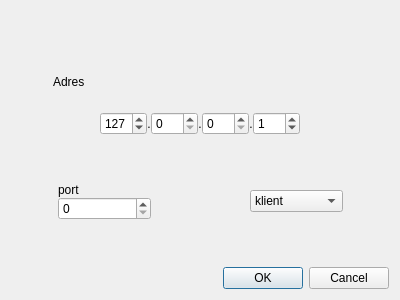
<?xml version="1.0" encoding="UTF-8"?>
<ui version="4.0">
 <class>DialogConnection</class>
 <widget class="QDialog" name="DialogConnection">
  <property name="geometry">
   <rect>
    <x>0</x>
    <y>0</y>
    <width>400</width>
    <height>300</height>
   </rect>
  </property>
  <property name="windowTitle">
   <string>Dialog</string>
  </property>
  <layout class="QVBoxLayout" name="verticalLayout_3" stretch="1,2,1,2,1,2">
   <item>
    <spacer name="verticalSpacer">
     <property name="orientation">
      <enum>Qt::Orientation::Vertical</enum>
     </property>
     <property name="sizeHint" stdset="0">
      <size>
       <width>20</width>
       <height>40</height>
      </size>
     </property>
    </spacer>
   </item>
   <item>
    <layout class="QVBoxLayout" name="verticalLayout">
     <property name="spacing">
      <number>0</number>
     </property>
     <item>
      <layout class="QHBoxLayout" name="horizontalLayout_3" stretch="1,8">
       <item>
        <spacer name="horizontalSpacer_4">
         <property name="orientation">
          <enum>Qt::Orientation::Horizontal</enum>
         </property>
         <property name="sizeHint" stdset="0">
          <size>
           <width>40</width>
           <height>20</height>
          </size>
         </property>
        </spacer>
       </item>
       <item>
        <widget class="QLabel" name="label_4">
         <property name="text">
          <string>Adres</string>
         </property>
        </widget>
       </item>
      </layout>
     </item>
     <item>
      <layout class="QHBoxLayout" name="horizontalLayout" stretch="0,0,0,0,0,0,0,0,0">
       <item>
        <spacer name="horizontalSpacer_2">
         <property name="orientation">
          <enum>Qt::Orientation::Horizontal</enum>
         </property>
         <property name="sizeHint" stdset="0">
          <size>
           <width>40</width>
           <height>20</height>
          </size>
         </property>
        </spacer>
       </item>
       <item>
        <widget class="QSpinBox" name="adres1">
         <property name="minimum">
          <number>1</number>
         </property>
         <property name="maximum">
          <number>255</number>
         </property>
         <property name="value">
          <number>127</number>
         </property>
        </widget>
       </item>
       <item>
        <widget class="QLabel" name="label">
         <property name="text">
          <string>.</string>
         </property>
         <property name="alignment">
          <set>Qt::AlignmentFlag::AlignCenter</set>
         </property>
        </widget>
       </item>
       <item>
        <widget class="QSpinBox" name="adres2">
         <property name="maximum">
          <number>255</number>
         </property>
        </widget>
       </item>
       <item>
        <widget class="QLabel" name="label_2">
         <property name="text">
          <string>.</string>
         </property>
         <property name="alignment">
          <set>Qt::AlignmentFlag::AlignCenter</set>
         </property>
        </widget>
       </item>
       <item>
        <widget class="QSpinBox" name="adres3">
         <property name="maximum">
          <number>255</number>
         </property>
        </widget>
       </item>
       <item>
        <widget class="QLabel" name="label_3">
         <property name="text">
          <string>.</string>
         </property>
         <property name="alignment">
          <set>Qt::AlignmentFlag::AlignCenter</set>
         </property>
        </widget>
       </item>
       <item>
        <widget class="QSpinBox" name="adres4">
         <property name="maximum">
          <number>255</number>
         </property>
         <property name="value">
          <number>1</number>
         </property>
        </widget>
       </item>
       <item>
        <spacer name="horizontalSpacer_3">
         <property name="orientation">
          <enum>Qt::Orientation::Horizontal</enum>
         </property>
         <property name="sizeHint" stdset="0">
          <size>
           <width>40</width>
           <height>20</height>
          </size>
         </property>
        </spacer>
       </item>
      </layout>
     </item>
    </layout>
   </item>
   <item>
    <spacer name="verticalSpacer_2">
     <property name="orientation">
      <enum>Qt::Orientation::Vertical</enum>
     </property>
     <property name="sizeHint" stdset="0">
      <size>
       <width>20</width>
       <height>40</height>
      </size>
     </property>
    </spacer>
   </item>
   <item>
    <layout class="QHBoxLayout" name="horizontalLayout_2" stretch="1,2,2,2,1">
     <item>
      <spacer name="horizontalSpacer_5">
       <property name="orientation">
        <enum>Qt::Orientation::Horizontal</enum>
       </property>
       <property name="sizeHint" stdset="0">
        <size>
         <width>40</width>
         <height>20</height>
        </size>
       </property>
      </spacer>
     </item>
     <item>
      <layout class="QVBoxLayout" name="verticalLayout_2">
       <property name="spacing">
        <number>0</number>
       </property>
       <item>
        <widget class="QLabel" name="label_5">
         <property name="text">
          <string>port</string>
         </property>
        </widget>
       </item>
       <item>
        <widget class="QSpinBox" name="port">
         <property name="maximum">
          <number>65535</number>
         </property>
        </widget>
       </item>
      </layout>
     </item>
     <item>
      <spacer name="horizontalSpacer">
       <property name="orientation">
        <enum>Qt::Orientation::Horizontal</enum>
       </property>
       <property name="sizeHint" stdset="0">
        <size>
         <width>40</width>
         <height>20</height>
        </size>
       </property>
      </spacer>
     </item>
     <item>
      <widget class="QComboBox" name="wybor">
       <item>
        <property name="text">
         <string>klient</string>
        </property>
       </item>
       <item>
        <property name="text">
         <string>serwer</string>
        </property>
       </item>
      </widget>
     </item>
     <item>
      <spacer name="horizontalSpacer_6">
       <property name="orientation">
        <enum>Qt::Orientation::Horizontal</enum>
       </property>
       <property name="sizeHint" stdset="0">
        <size>
         <width>40</width>
         <height>20</height>
        </size>
       </property>
      </spacer>
     </item>
    </layout>
   </item>
   <item>
    <spacer name="verticalSpacer_3">
     <property name="orientation">
      <enum>Qt::Orientation::Vertical</enum>
     </property>
     <property name="sizeHint" stdset="0">
      <size>
       <width>20</width>
       <height>40</height>
      </size>
     </property>
    </spacer>
   </item>
   <item>
    <widget class="QDialogButtonBox" name="buttonBox">
     <property name="orientation">
      <enum>Qt::Orientation::Horizontal</enum>
     </property>
     <property name="standardButtons">
      <set>QDialogButtonBox::StandardButton::Cancel|QDialogButtonBox::StandardButton::Ok</set>
     </property>
    </widget>
   </item>
  </layout>
 </widget>
 <resources/>
 <connections>
  <connection>
   <sender>buttonBox</sender>
   <signal>accepted()</signal>
   <receiver>DialogConnection</receiver>
   <slot>accept()</slot>
   <hints>
    <hint type="sourcelabel">
     <x>248</x>
     <y>254</y>
    </hint>
    <hint type="destinationlabel">
     <x>157</x>
     <y>274</y>
    </hint>
   </hints>
  </connection>
  <connection>
   <sender>buttonBox</sender>
   <signal>rejected()</signal>
   <receiver>DialogConnection</receiver>
   <slot>reject()</slot>
   <hints>
    <hint type="sourcelabel">
     <x>316</x>
     <y>260</y>
    </hint>
    <hint type="destinationlabel">
     <x>286</x>
     <y>274</y>
    </hint>
   </hints>
  </connection>
 </connections>
</ui>
